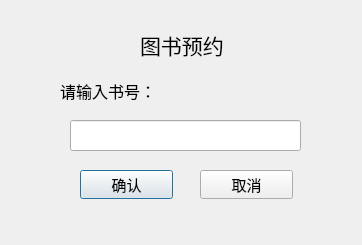
<?xml version="1.0" encoding="UTF-8"?>
<ui version="4.0">
 <class>Dialog_subscribe</class>
 <widget class="QDialog" name="Dialog_subscribe">
  <property name="geometry">
   <rect>
    <x>0</x>
    <y>0</y>
    <width>362</width>
    <height>245</height>
   </rect>
  </property>
  <property name="font">
   <font>
    <family>华文楷体</family>
    <pointsize>12</pointsize>
   </font>
  </property>
  <property name="windowTitle">
   <string>Dialog</string>
  </property>
  <widget class="QLabel" name="label">
   <property name="geometry">
    <rect>
     <x>140</x>
     <y>30</y>
     <width>131</width>
     <height>30</height>
    </rect>
   </property>
   <property name="font">
    <font>
     <family>华文楷体</family>
     <pointsize>16</pointsize>
    </font>
   </property>
   <property name="text">
    <string>图书预约</string>
   </property>
  </widget>
  <widget class="QLineEdit" name="lineEdit">
   <property name="geometry">
    <rect>
     <x>70</x>
     <y>120</y>
     <width>231</width>
     <height>31</height>
    </rect>
   </property>
  </widget>
  <widget class="QLabel" name="label_2">
   <property name="geometry">
    <rect>
     <x>60</x>
     <y>80</y>
     <width>120</width>
     <height>22</height>
    </rect>
   </property>
   <property name="text">
    <string>请输入书号：</string>
   </property>
  </widget>
  <widget class="QPushButton" name="pushButton_2">
   <property name="geometry">
    <rect>
     <x>80</x>
     <y>170</y>
     <width>93</width>
     <height>29</height>
    </rect>
   </property>
   <property name="font">
    <font>
     <family>华文楷体</family>
     <pointsize>11</pointsize>
    </font>
   </property>
   <property name="text">
    <string>确认</string>
   </property>
  </widget>
  <widget class="QPushButton" name="pushButton">
   <property name="geometry">
    <rect>
     <x>200</x>
     <y>170</y>
     <width>93</width>
     <height>29</height>
    </rect>
   </property>
   <property name="font">
    <font>
     <pointsize>11</pointsize>
    </font>
   </property>
   <property name="text">
    <string>取消</string>
   </property>
  </widget>
 </widget>
 <resources/>
 <connections/>
</ui>
